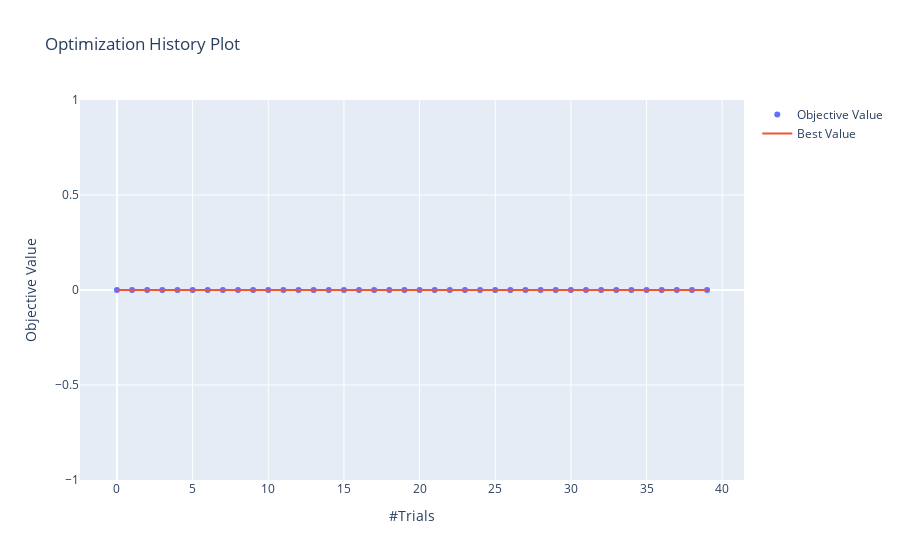

The notebook cell this image was saved under:
### Code cell
optuna.visualization.plot_optimization_history(study)

### Figure 1 — Plotly figure (JSON) as saved in the notebook; plotly's stock layout.template omitted (floating-point values rounded to 4 significant figures)
{"data": [{"mode": "markers", "name": "Objective Value", "type": "scatter", "x": [0, 1, 2, 3, 4, 5, 6, 7, 8, 9, 10, 11, 12, 13, 14, 15, 16, 17, 18, 19, 20, 21, 22, 23, 24, 25, 26, 27, 28, 29, 30, 31, 32, 33, 34, 35, 36, 37, 38, 39], "y": [0, 0, 0, 0, 0, 0, 0, 0, 0, 0, 0, 0, 0, 0, 0, 0, 0, 0, 0, 0, 0, 0, 0, 0, 0, 0, 0, 0, 0, 0, 0, 0, 0, 0, 0, 0, 0, 0, 0, 0]}, {"name": "Best Value", "type": "scatter", "x": [0, 1, 2, 3, 4, 5, 6, 7, 8, 9, 10, 11, 12, 13, 14, 15, 16, 17, 18, 19, 20, 21, 22, 23, 24, 25, 26, 27, 28, 29, 30, 31, 32, 33, 34, 35, 36, 37, 38, 39], "y": [0, 0, 0, 0, 0, 0, 0, 0, 0, 0, 0, 0, 0, 0, 0, 0, 0, 0, 0, 0, 0, 0, 0, 0, 0, 0, 0, 0, 0, 0, 0, 0, 0, 0, 0, 0, 0, 0, 0, 0]}], "layout": {"title": {"text": "Optimization History Plot"}, "xaxis": {"title": {"text": "#Trials"}}, "yaxis": {"title": {"text": "Objective Value"}}}}
